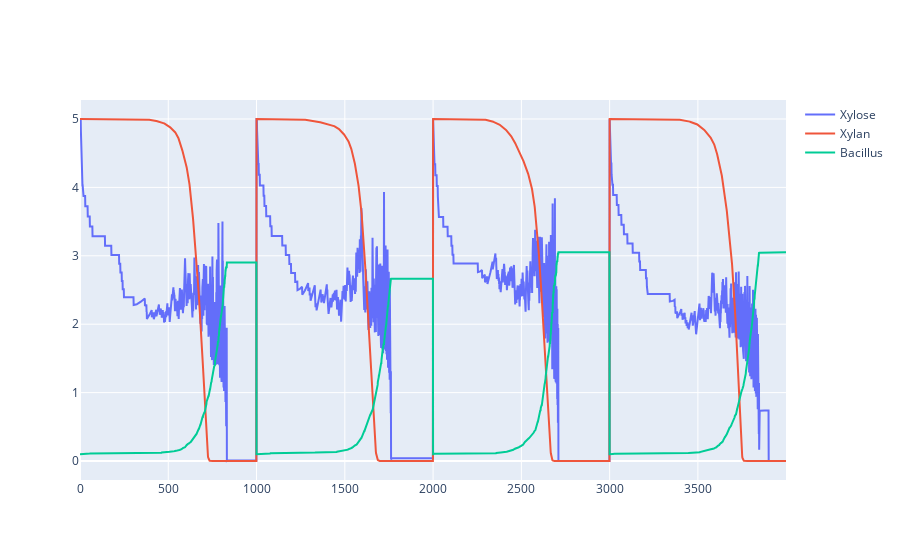

Notebook code for this chart:
### Code cell
fig=go.Figure()
fig.add_trace(go.Scatter(x=data.index,y=data["xyl__D_e"],mode="lines",name="Xylose"))
fig.add_trace(go.Scatter(x=data.index,y=data["Xylan"],mode="lines",name="Xylan"))
fig.add_trace(go.Scatter(x=data.index,y=data["Bacllus_agent1"],mode="lines",name="Bacillus"))
fig.show()

### Figure 1 — Plotly figure (JSON) as saved in the notebook; plotly's stock layout.template omitted (floating-point values rounded to 4 significant figures; data arrays with more than 128 entries replaced by an {"elided": "..."} marker saying what was removed)
{"data": [{"mode": "lines", "name": "Xylose", "type": "scatter", "x": {"elided": "4000 int values"}, "y": {"elided": "4000 float values"}}, {"mode": "lines", "name": "Xylan", "type": "scatter", "x": {"elided": "4000 int values"}, "y": {"elided": "4000 float values"}}, {"mode": "lines", "name": "Bacillus", "type": "scatter", "x": {"elided": "4000 int values"}, "y": {"elided": "4000 float values"}}], "layout": {}}
